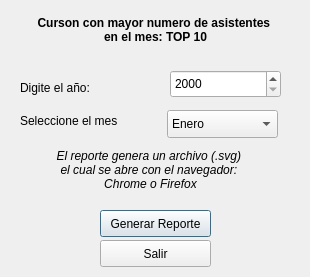
<?xml version="1.0" encoding="UTF-8"?>
<ui version="4.0">
 <class>VistaTop10</class>
 <widget class="QDialog" name="VistaTop10">
  <property name="geometry">
   <rect>
    <x>0</x>
    <y>0</y>
    <width>310</width>
    <height>277</height>
   </rect>
  </property>
  <property name="windowTitle">
   <string>Dialog</string>
  </property>
  <widget class="QLabel" name="label">
   <property name="geometry">
    <rect>
     <x>20</x>
     <y>10</y>
     <width>271</width>
     <height>41</height>
    </rect>
   </property>
   <property name="font">
    <font>
     <weight>75</weight>
     <bold>true</bold>
    </font>
   </property>
   <property name="text">
    <string>&lt;center&gt;Curson con mayor numero de asistentes 
&lt;center&gt;en el mes: TOP 10</string>
   </property>
  </widget>
  <widget class="QLabel" name="label_2">
   <property name="geometry">
    <rect>
     <x>20</x>
     <y>110</y>
     <width>171</width>
     <height>21</height>
    </rect>
   </property>
   <property name="text">
    <string>Seleccione el mes</string>
   </property>
  </widget>
  <widget class="QComboBox" name="combomes">
   <property name="geometry">
    <rect>
     <x>167</x>
     <y>110</y>
     <width>111</width>
     <height>28</height>
    </rect>
   </property>
   <item>
    <property name="text">
     <string>Enero</string>
    </property>
   </item>
   <item>
    <property name="text">
     <string>Febrero</string>
    </property>
   </item>
   <item>
    <property name="text">
     <string>Marzo</string>
    </property>
   </item>
   <item>
    <property name="text">
     <string>Abril</string>
    </property>
   </item>
   <item>
    <property name="text">
     <string>Mayo</string>
    </property>
   </item>
   <item>
    <property name="text">
     <string>Junio</string>
    </property>
   </item>
   <item>
    <property name="text">
     <string>Julio</string>
    </property>
   </item>
   <item>
    <property name="text">
     <string>Agosto</string>
    </property>
   </item>
   <item>
    <property name="text">
     <string>Septiembre</string>
    </property>
   </item>
   <item>
    <property name="text">
     <string>Octubre</string>
    </property>
   </item>
   <item>
    <property name="text">
     <string>Noviembre</string>
    </property>
   </item>
   <item>
    <property name="text">
     <string>Diciembre</string>
    </property>
   </item>
  </widget>
  <widget class="QPushButton" name="btgenerar">
   <property name="geometry">
    <rect>
     <x>100</x>
     <y>210</y>
     <width>111</width>
     <height>27</height>
    </rect>
   </property>
   <property name="text">
    <string>Generar Reporte</string>
   </property>
  </widget>
  <widget class="QLabel" name="label_3">
   <property name="geometry">
    <rect>
     <x>10</x>
     <y>140</y>
     <width>281</width>
     <height>61</height>
    </rect>
   </property>
   <property name="font">
    <font>
     <italic>true</italic>
    </font>
   </property>
   <property name="text">
    <string>&lt;center&gt;El reporte genera un archivo (.svg) &lt;/center&gt;
&lt;center&gt;el cual se abre con el navegador: 
&lt;center&gt;Chrome o Firefox</string>
   </property>
  </widget>
  <widget class="QPushButton" name="btSalir">
   <property name="geometry">
    <rect>
     <x>100</x>
     <y>240</y>
     <width>111</width>
     <height>27</height>
    </rect>
   </property>
   <property name="text">
    <string>Salir</string>
   </property>
  </widget>
  <widget class="QLabel" name="label_4">
   <property name="geometry">
    <rect>
     <x>20</x>
     <y>77</y>
     <width>91</width>
     <height>21</height>
    </rect>
   </property>
   <property name="text">
    <string>Digite el año:</string>
   </property>
  </widget>
  <widget class="QSpinBox" name="txtano">
   <property name="geometry">
    <rect>
     <x>170</x>
     <y>70</y>
     <width>111</width>
     <height>28</height>
    </rect>
   </property>
   <property name="minimum">
    <number>2000</number>
   </property>
   <property name="maximum">
    <number>2020</number>
   </property>
  </widget>
 </widget>
 <tabstops>
  <tabstop>txtano</tabstop>
  <tabstop>combomes</tabstop>
  <tabstop>btSalir</tabstop>
  <tabstop>btgenerar</tabstop>
 </tabstops>
 <resources/>
 <connections/>
</ui>
